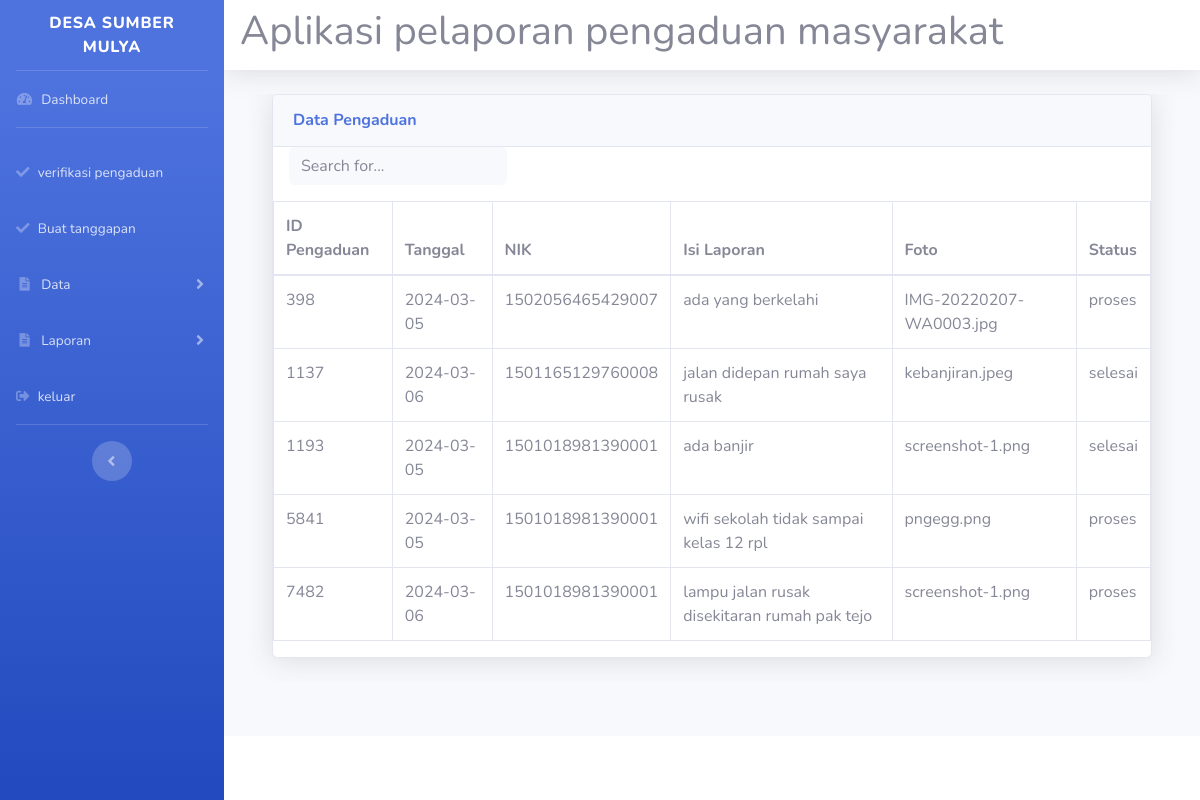
The app's page /admin/admin.php?url=lihat_pengaduan (signed in) with its own data.
### tables this page shows
CREATE TABLE `pengaduan` (
  `id_pengaduan` int(11) NOT NULL,
  `tgl_pengaduan` date NOT NULL,
  `nik` char(16) NOT NULL,
  `isi_laporan` text NOT NULL,
  `foto` varchar(255) NOT NULL,
  `status` enum('0','proses','selesai') NOT NULL
);

### admin/lihat_pengaduan.php (the view, shortened to what this page needs)
<!DOCTYPE html>
<html lang="en">
<head>
    <link href="../vendor/fontawesome-free/css/all.min.css" rel="stylesheet" type="text/css">
    <link href="../css/sb-admin-2.min.css" rel="stylesheet">
    <link href="../vendor/datatables/dataTables.bootstrap4.min.css" rel="stylesheet">
</head>
<body id="page-top">
    <div id="wrapper">
        <div id="content-wrapper" class="d-flex flex-column">
            <div id="content">
                <div class="container-fluid">
                    <div class="card shadow mb-4">
                        <div class="card-header py-3">
                            <h6 class="m-0 font-weight-bold text-primary">Data Pengaduan</h6>
                        </div>
                            <form class="d-none d-sm-inline-block form-inline mr-auto ml-md-3 my-2 my-md-0 mw-100 navbar-search">
                                    <input type="text" id="searchInput" class="form-control bg-light border-0 small mb-3" placeholder="Search for..." aria-label="Search" aria-describedby="basic-addon2">
                            </form>
                        <div class="table-responsive">
                            <table class="table table-bordered" id="dataTable" width="100%" cellspacing="0">
                                <thead>
                                    <tr>
                                        <th>ID Pengaduan</th>
                                        <th>Tanggal</th>
                                        <th>NIK</th>
                                        <th>Isi Laporan</th>
                                        <th>Foto</th>
                                        <th>Status</th>
                                    </tr>
                                </thead>
                                <tbody>
                                    <?php
                                    $sql=mysql_query("Select * from pengaduan");
                                    while ($data=mysql_fetch_array($sql)) {
                                        ?>
                                        <tr>
                                            <td><?php echo $data['id_pengaduan']; ?></td>
                                            <td><?php echo $data['tgl_pengaduan']; ?></td>
                                            <td><?php echo $data['nik']; ?></td>
                                            <td><?php echo $data['isi_laporan']; ?></td>
                                            <td><?php echo $data['foto']; ?></td>
                                            <td><?php echo $data['status']; ?></td>
                                        </tr>
                                    <?php } ?>
                                </tbody>
                            </table>
                        </div>
                    </div>
                </div>
            </div>
        </div>
    </div>
</body>
</html>

### admin/admin.php (shortened to what this page needs)
<!DOCTYPE html>
<html lang="en">
<head>
  <link href="../vendor/fontawesome-free/css/all.min.css" rel="stylesheet" type="text/css">
  <link href="../css/sb-admin-2.min.css" rel="stylesheet">
</head>
<body id="page-top">
  <div id="wrapper">
    <ul class="navbar-nav bg-gradient-primary sidebar sidebar-dark accordion" id="accordionSidebar">
      <a class="sidebar-brand d-flex align-items-center justify-content-center" href="">
        <div class="sidebar-brand-text mx-3">Desa Sumber Mulya</div>
      </a>
      <hr class="sidebar-divider my-0">
      <li class="nav-item">
        <a class="nav-link" href="admin.php">
          <i class="fas fa-fw fa-tachometer-alt"></i>
          <span>Dashboard</span></a>
      </li>
      <hr class="sidebar-divider">
      <li class="nav-item">
        <a class="nav-link" href="?url=verifikasi_pengaduan2">
          <i class="fas fa-check"></i>
          <span>verifikasi pengaduan</span></a>
      </li>
      <li class="nav-item">
        <a class="nav-link" href="?url=verifikasi_pengaduan">
          <i class="fas fa-check"></i>
          <span>Buat tanggapan</span></a>
      </li>
      <li class="nav-item">
        <a class="nav-link collapsed" href="#" data-toggle="collapse" data-target="#collapseTwo" aria-expanded="true" aria-controls="collapseTwo">
          <i class="fas fa-fw fa-file-alt"></i>
          <span>Data</span>
        </a>
      </li>
      <li class="nav-item">
        <a class="nav-link collapsed" href="#" data-toggle="collapse" data-target="#collapseUtilities" aria-expanded="true" aria-controls="collapseUtilities">
          <i class="fas fa-fw fa-file-alt"></i>
          <span>Laporan</span>
        </a>
      </li>
      <li class="nav-item">
        <a class="nav-link" href="../logout2.php">
          <i class="fas fa-sign-out-alt"></i>
          <span>keluar</span></a>
      </li>
      <hr class="sidebar-divider d-none d-md-block">
      <div class="text-center d-none d-md-inline">
        <button class="rounded-circle border-0" id="sidebarToggle"></button>
      </div>
    </ul>
    <div id="content-wrapper" class="d-flex flex-column">
      <div id="content">
        <nav class="navbar navbar-expand navbar-light bg-white topbar mb-4 static-top shadow">
          <h1>Aplikasi pelaporan pengaduan masyarakat</h1>
        </nav>
        <div class="container-fluid">
         <?php include 'halaman_admin.php'; ?>
        </div>
      </div>
      <footer class="sticky-footer bg-white">
      </footer>
    </div>
  </div>
</body>
</html>

### admin/halaman_admin.php (shortened to what this page needs)
<?php
if (isset($_GET['url'])) {
  $url = $_GET['url'];
  switch ($url) {
    case 'lihat_pengaduan':
      include 'lihat_pengaduan.php';
      break;
  }
} else {
?>
<?php
$sql=mysql_query("select * from pengaduan where status='0'");
if($cek=mysql_num_rows($sql)){}
$query=mysql_query("select * from pengaduan where status='proses'");
if($queryy=mysql_num_rows($query))
{
  ?>
<br>
<div class="row">
      <div class="col-xl-3 col-md-6 mb-4" href="?url=verifikasi_pengaduan">
              <div class="card border-left-primary shadow h-100 py-2">
                <div class="card-body">
                  <div class="row no-gutters align-items-center">
                    <div class="col mr-2">
                      <div class="text-xs font-weight-bold text-primary text-uppercase mb-1">Laporan Pengaduan : </div>
                      <a  href="?url=verifikasi_pengaduan2">
                        <div class="h5 mb-0 font-weight-bold text-gray-800">Ada <?php echo $cek; ?> laporan dari masyarakat yang harus diverifikasi
                       </div>
                      </a>
                      </div>
                    <div class="col-auto">
                      <i class="fas fa-comments fa-2x text-gray-300"></i>
                      <span class="badge badge-danger badge-counter"><?php echo $cek; ?></span>
                    </div>
                  </div>
                </div>
              </div>
            </div>
            <div class="col-xl-3 col-md-6 mb-4">
              <div class="card border-left-primary shadow h-100 py-2">
                <div class="card-body">
                  <div class="row no-gutters align-items-center">
                     <div class="col mr-2">
                        <div class="text-xs font-weight-bold text-primary text-uppercase mb-1">Laporan Pengaduan : </div>
                        <a  href="?url=verifikasi_pengaduan">
                          <div class="h5 mb-0 font-weight-bold text-gray-800">Ada <?php echo $queryy; ?> laporan dari masyarakat yang harus ditanggapi</div>
                        </a>
                     </div>
                     <div class="col-auto">
                        <i class="fas fa-comments fa-2x text-gray-300"></i>
                        <span class="badge badge-danger badge-counter"><?php echo $queryy; ?></span>
                     </div>
                  </div>
                </div>
              </div>
            </div>
</div>
<?php
}}
?>

### records on screen
pengaduan: id_pengaduan "398", tgl_pengaduan "2024-03-05", nik "1502056465429007", isi_laporan "ada yang berkelahi", foto "IMG-20220207-WA0003.jpg", status "proses"
pengaduan: id_pengaduan "1137", tgl_pengaduan "2024-03-06", nik "1501165129760008", isi_laporan "jalan didepan rumah saya rusak", foto "kebanjiran.jpeg", status "selesai"
pengaduan: id_pengaduan "1193", tgl_pengaduan "2024-03-05", nik "1501018981390001", isi_laporan "ada banjir", foto "screenshot-1.png", status "selesai"
pengaduan: id_pengaduan "5841", tgl_pengaduan "2024-03-05", nik "1501018981390001", isi_laporan "wifi sekolah tidak sampai kelas 12 rpl", foto "pngegg.png", status "proses"
pengaduan: id_pengaduan "7482", tgl_pengaduan "2024-03-06", nik "1501018981390001", isi_laporan "lampu jalan rusak disekitaran rumah pak tejo", foto "screenshot-1.png", status "proses"
